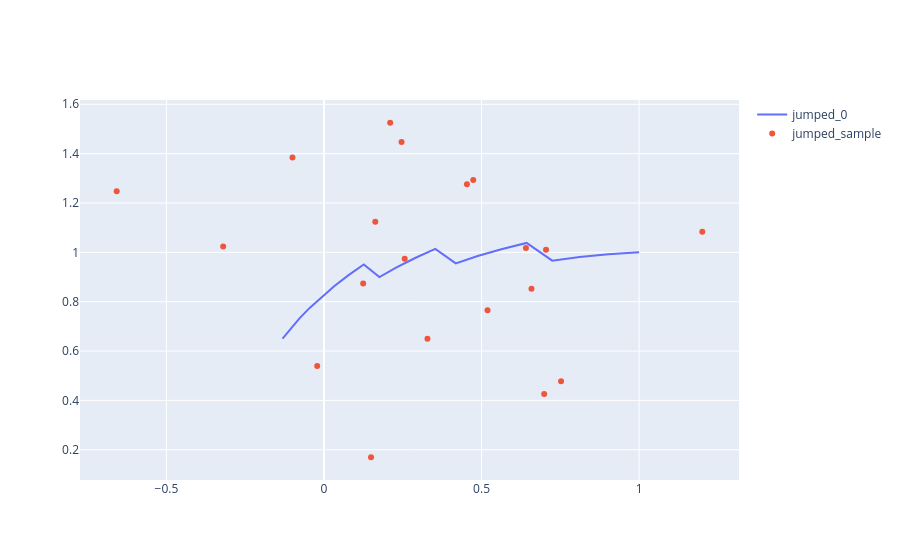

The notebook cell saved with this chart:
### Code cell
fig = go.Figure()
sample_traj = jumped_solution_0 + sigma * np.random.randn(num_traj_points, 2)
fig.add_trace(
    go.Scatter(
        x=jumped_solution_0[:, 0],
        y=jumped_solution_0[:, 1],
        mode='lines',
        name="jumped_0"
    )
)
fig.add_trace(
    go.Scatter(
        x=sample_traj[:, 0],
        y=sample_traj[:, 1],
        mode='markers',
        name="jumped_sample"
    )
)
fig.show()

### Figure 1 — Plotly figure (JSON) as saved in the notebook; plotly's stock layout.template omitted (floating-point values rounded to 4 significant figures)
{"data": [{"mode": "lines", "name": "jumped_0", "type": "scatter", "x": [1.0, 0.9027, 0.8109, 0.7244, 0.6431, 0.5628, 0.4878, 0.418, 0.3532, 0.2892, 0.2302, 0.1759, 0.1263, 0.07698, 0.03222, -0.008229, -0.04459, -0.07711, -0.106, -0.1315], "y": [1.0, 0.9926, 0.9812, 0.9663, 1.038, 1.013, 0.9851, 0.9554, 1.014, 0.977, 0.9389, 0.9001, 0.9509, 0.9068, 0.8628, 0.8191, 0.7758, 0.7332, 0.6914, 0.6504]}, {"mode": "markers", "name": "jumped_sample", "type": "scatter", "x": [1.201, 0.7524, 0.6988, 0.6585, 0.2461, 0.7046, 0.6408, 0.1628, 0.4736, -0.02158, 0.5191, 0.4536, 0.1244, -0.1, -0.3199, 0.21, 0.2561, 0.3283, -0.6578, 0.1493], "y": [1.083, 0.4776, 0.426, 0.8522, 1.447, 1.01, 1.017, 1.124, 1.293, 0.5398, 0.7655, 1.276, 0.8741, 1.384, 1.023, 1.525, 0.974, 0.6501, 1.248, 0.1696]}], "layout": {}}
